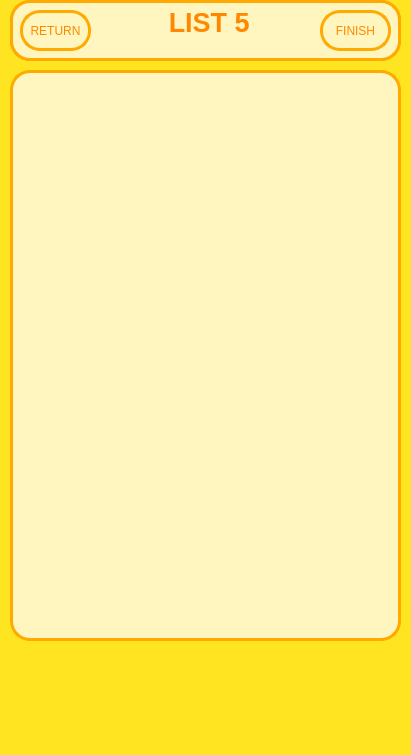
<?xml version="1.0" encoding="UTF-8"?>
<ui version="4.0">
 <class>MainWindow</class>
 <widget class="QMainWindow" name="MainWindow">
  <property name="geometry">
   <rect>
    <x>0</x>
    <y>0</y>
    <width>411</width>
    <height>755</height>
   </rect>
  </property>
  <property name="windowTitle">
   <string>MainWindow</string>
  </property>
  <property name="styleSheet">
   <string notr="true">background: rgb(255, 229, 33)</string>
  </property>
  <widget class="QWidget" name="centralwidget">
   <widget class="QLabel" name="label_4">
    <property name="geometry">
     <rect>
      <x>260</x>
      <y>630</y>
      <width>91</width>
      <height>61</height>
     </rect>
    </property>
    <property name="text">
     <string/>
    </property>
    <property name="pixmap">
     <pixmap>../pixel_picture/New Piskel (2)/pixer_duck10.png</pixmap>
    </property>
   </widget>
   <widget class="QLabel" name="label">
    <property name="geometry">
     <rect>
      <x>10</x>
      <y>630</y>
      <width>91</width>
      <height>61</height>
     </rect>
    </property>
    <property name="text">
     <string/>
    </property>
    <property name="pixmap">
     <pixmap>../pixel_picture/New Piskel (2)/pixer_duck10.png</pixmap>
    </property>
   </widget>
   <widget class="QWidget" name="widget" native="true">
    <property name="geometry">
     <rect>
      <x>10</x>
      <y>0</y>
      <width>391</width>
      <height>61</height>
     </rect>
    </property>
    <property name="styleSheet">
     <string notr="true">border: 2.75px solid rgb(255, 170, 0);
  border-radius: 20px;
background: solid rgb(255, 245, 190);
color: black</string>
    </property>
    <widget class="QTextBrowser" name="txt_tiltle5">
     <property name="geometry">
      <rect>
       <x>0</x>
       <y>0</y>
       <width>391</width>
       <height>61</height>
      </rect>
     </property>
     <property name="styleSheet">
      <string notr="true">color: rgb(255, 136, 0)</string>
     </property>
     <property name="html">
      <string>&lt;!DOCTYPE HTML PUBLIC &quot;-//W3C//DTD HTML 4.0//EN&quot; &quot;http://www.w3.org/TR/REC-html40/strict.dtd&quot;&gt;
&lt;html&gt;&lt;head&gt;&lt;meta name=&quot;qrichtext&quot; content=&quot;1&quot; /&gt;&lt;meta charset=&quot;utf-8&quot; /&gt;&lt;style type=&quot;text/css&quot;&gt;
p, li { white-space: pre-wrap; }
hr { height: 1px; border-width: 0; }
li.unchecked::marker { content: &quot;\2610&quot;; }
li.checked::marker { content: &quot;\2612&quot;; }
&lt;/style&gt;&lt;/head&gt;&lt;body style=&quot; font-family:'Segoe UI'; font-size:9pt; font-weight:400; font-style:normal;&quot;&gt;
&lt;p align=&quot;center&quot; style=&quot; margin-top:0px; margin-bottom:0px; margin-left:0px; margin-right:0px; -qt-block-indent:0; text-indent:0px;&quot;&gt;&lt;span style=&quot; font-size:20pt; font-weight:700;&quot;&gt; LIST 5&lt;/span&gt;&lt;/p&gt;&lt;/body&gt;&lt;/html&gt;</string>
     </property>
    </widget>
    <widget class="QPushButton" name="bt_return5">
     <property name="geometry">
      <rect>
       <x>10</x>
       <y>10</y>
       <width>71</width>
       <height>41</height>
      </rect>
     </property>
     <property name="cursor">
      <cursorShape>PointingHandCursor</cursorShape>
     </property>
     <property name="styleSheet">
      <string notr="true">color: rgb(255, 136, 0)</string>
     </property>
     <property name="text">
      <string>RETURN</string>
     </property>
    </widget>
    <widget class="QPushButton" name="bt_finish5">
     <property name="geometry">
      <rect>
       <x>310</x>
       <y>10</y>
       <width>71</width>
       <height>41</height>
      </rect>
     </property>
     <property name="cursor">
      <cursorShape>PointingHandCursor</cursorShape>
     </property>
     <property name="styleSheet">
      <string notr="true">color: rgb(255, 136, 0)</string>
     </property>
     <property name="text">
      <string>FINISH</string>
     </property>
    </widget>
   </widget>
   <widget class="QLabel" name="label_2">
    <property name="geometry">
     <rect>
      <x>90</x>
      <y>630</y>
      <width>91</width>
      <height>61</height>
     </rect>
    </property>
    <property name="text">
     <string/>
    </property>
    <property name="pixmap">
     <pixmap>../pixel_picture/New Piskel (2)/pixer_duck10.png</pixmap>
    </property>
   </widget>
   <widget class="QLabel" name="label_5">
    <property name="geometry">
     <rect>
      <x>340</x>
      <y>630</y>
      <width>91</width>
      <height>61</height>
     </rect>
    </property>
    <property name="text">
     <string/>
    </property>
    <property name="pixmap">
     <pixmap>../pixel_picture/New Piskel (2)/pixer_duck10.png</pixmap>
    </property>
   </widget>
   <widget class="QLabel" name="label_3">
    <property name="geometry">
     <rect>
      <x>180</x>
      <y>630</y>
      <width>91</width>
      <height>61</height>
     </rect>
    </property>
    <property name="text">
     <string/>
    </property>
    <property name="pixmap">
     <pixmap>../pixel_picture/New Piskel (2)/pixer_duck10.png</pixmap>
    </property>
   </widget>
   <widget class="QPlainTextEdit" name="txted_todo3">
    <property name="geometry">
     <rect>
      <x>10</x>
      <y>70</y>
      <width>391</width>
      <height>571</height>
     </rect>
    </property>
    <property name="styleSheet">
     <string notr="true">border: 2.75px solid rgb(255, 170, 0);
  border-radius: 20px;
background: solid rgb(255, 245, 190);
color: gb(255, 136, 0)</string>
    </property>
   </widget>
   <zorder>label_5</zorder>
   <zorder>label_4</zorder>
   <zorder>label</zorder>
   <zorder>widget</zorder>
   <zorder>label_2</zorder>
   <zorder>label_3</zorder>
   <zorder>txted_todo3</zorder>
  </widget>
  <widget class="QMenuBar" name="menubar">
   <property name="geometry">
    <rect>
     <x>0</x>
     <y>0</y>
     <width>411</width>
     <height>25</height>
    </rect>
   </property>
  </widget>
  <widget class="QStatusBar" name="statusbar"/>
 </widget>
 <resources/>
 <connections/>
</ui>
